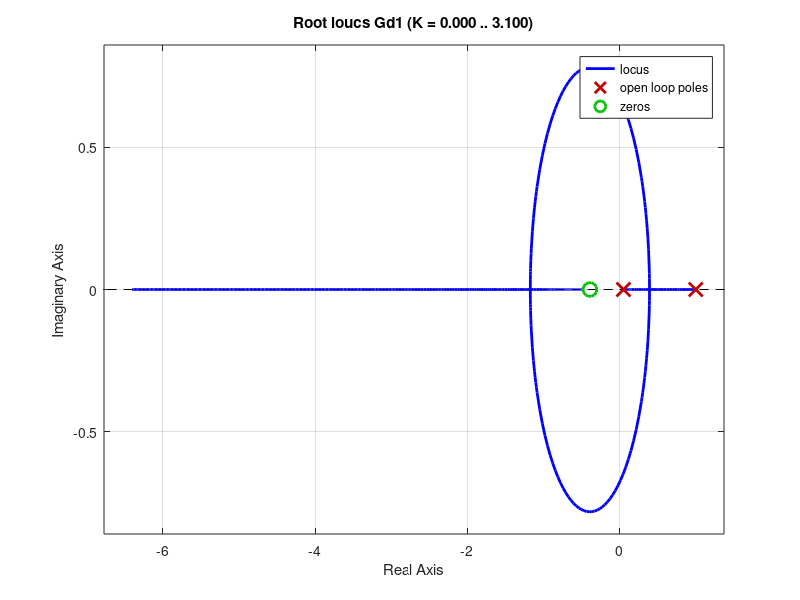

Source code (MATLAB):
%% Obtener la función de transferencia continua G(s)
G=zpk([],[0 -2],[5]);
Tm=(0.15);

%% Hallar la FT discreta de lazo abierto G_D(s) del sistema 
% de la figura con Z0H a la entrada y el tiempo de muestreo asignado Tm
Gd=c2d(G,Tm,'zoh')

%% Dibujar el mapa de polos y ceros del sistema continuo y el discreto
pzmap(G);
pzmap(Gd)

%% ¿Qué ocurre con el mapa si se multiplica por 10 el periodo de muestreo?
Gd1=c2d(G,10*Tm,'zoh');
pzmap(Gd1);
%Se desplazan el polo y el cero hacia el interior del círculo unitario
%El sistema sigue siendo estable (los polos siguen adentro del círculo 
% unitario), pero la respuesta transitoria se vuelve más lenta

%% Obtener la respuesta al escalon del sistema discreto y determinar si es estable
step(G)
step(Gd1)
%El sistema discreto posee un polo en circulo unitario, lo que
%lo vuelve marginalmente estable, la respuesta es estable pero no
% acotada, resulta una rampa creciente

%% Para el sistema discreto
%* Determinar el tipo de sistema
%* Determinar la constante de error de posición K_P y el error ante un escalon y verificar mediante
% respuesta al escalon de lazo cerrado del sistema discreto como se muestra
Kp=dcgain(Gd)
F=feedback(Gd,1)
step(F)

ess = 1 / (1 + Kp) % Error en estado estacionario

%Gd Es un sistema Tipo 1 por el polo en z=1
%Al calcular ess resulta un error cero, como se observa en la respuesta al
%escalon del sistema realimentado

%% Verificar error ante una rampa de entrada, ¿ converge o diverge? Explique la causa
t=0:Tm:100*Tm % genera rampa
lsim(F,t,t)
%La salida sigue la rampa con un error constante, 
%al ser Gd tipo 1, el polo en z=1 permite seguir 
% señales de rampa, pero con un error constante 
% proporcional a 1/Kv

%% A lazo cerrado con realimentación unitaria
%* Graficar el lugar de raíces del sistema continuo G(s) y del discreto Gd(s) indicando las ganan-
% cias criticas de estabilidad (si las hubiera)

rlocus(G) %No posee ganancia critica, el sistema es estable para K>0 
rlocus(Gd) %Para K<5.41 Gd es estable

%% ¿ Que ocurre con la estabilidad relativa si se aumenta 10 veces el tiempo de muestreo original ?
rlocus(Gd1) %Para K<0.934 Gd1 es estable
%Al aumentar el tiempo de muestreo de Gd
% la estabilidad relativa disminuye, ahora
% con una menor ganancia el sistema se vuelve inestable